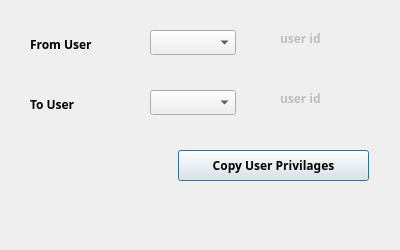
<?xml version="1.0" encoding="UTF-8"?>
<ui version="4.0">
 <class>user</class>
 <widget class="QDialog" name="user">
  <property name="geometry">
   <rect>
    <x>0</x>
    <y>0</y>
    <width>400</width>
    <height>250</height>
   </rect>
  </property>
  <property name="minimumSize">
   <size>
    <width>400</width>
    <height>250</height>
   </size>
  </property>
  <property name="maximumSize">
   <size>
    <width>400</width>
    <height>250</height>
   </size>
  </property>
  <property name="windowTitle">
   <string>user</string>
  </property>
  <widget class="QLabel" name="label_8">
   <property name="geometry">
    <rect>
     <x>30</x>
     <y>30</y>
     <width>99</width>
     <height>29</height>
    </rect>
   </property>
   <property name="font">
    <font>
     <family>29LT Bukra Regular</family>
     <pointsize>9</pointsize>
     <weight>75</weight>
     <bold>true</bold>
    </font>
   </property>
   <property name="text">
    <string>From User</string>
   </property>
  </widget>
  <widget class="QComboBox" name="CMB_userName">
   <property name="geometry">
    <rect>
     <x>150</x>
     <y>30</y>
     <width>86</width>
     <height>25</height>
    </rect>
   </property>
   <property name="font">
    <font>
     <family>29LT Bukra Regular</family>
     <pointsize>9</pointsize>
     <weight>75</weight>
     <bold>true</bold>
    </font>
   </property>
  </widget>
  <widget class="QComboBox" name="CMB_userName1">
   <property name="geometry">
    <rect>
     <x>150</x>
     <y>90</y>
     <width>86</width>
     <height>25</height>
    </rect>
   </property>
   <property name="font">
    <font>
     <family>29LT Bukra Regular</family>
     <pointsize>9</pointsize>
     <weight>75</weight>
     <bold>true</bold>
    </font>
   </property>
  </widget>
  <widget class="QLabel" name="label_9">
   <property name="geometry">
    <rect>
     <x>30</x>
     <y>90</y>
     <width>99</width>
     <height>29</height>
    </rect>
   </property>
   <property name="font">
    <font>
     <family>29LT Bukra Regular</family>
     <pointsize>9</pointsize>
     <weight>75</weight>
     <bold>true</bold>
    </font>
   </property>
   <property name="text">
    <string>To User</string>
   </property>
  </widget>
  <widget class="QPushButton" name="BTN_copyUser">
   <property name="geometry">
    <rect>
     <x>178</x>
     <y>150</y>
     <width>191</width>
     <height>31</height>
    </rect>
   </property>
   <property name="font">
    <font>
     <family>29LT Bukra Regular</family>
     <pointsize>9</pointsize>
     <weight>75</weight>
     <bold>true</bold>
    </font>
   </property>
   <property name="text">
    <string>Copy User Privilages</string>
   </property>
  </widget>
  <widget class="QLabel" name="LB_userID">
   <property name="enabled">
    <bool>false</bool>
   </property>
   <property name="geometry">
    <rect>
     <x>280</x>
     <y>30</y>
     <width>151</width>
     <height>17</height>
    </rect>
   </property>
   <property name="font">
    <font>
     <family>29LT Bukra Regular</family>
     <pointsize>9</pointsize>
     <weight>75</weight>
     <bold>true</bold>
    </font>
   </property>
   <property name="frameShape">
    <enum>QFrame::NoFrame</enum>
   </property>
   <property name="text">
    <string>user id</string>
   </property>
  </widget>
  <widget class="QLabel" name="LB_userID2">
   <property name="enabled">
    <bool>false</bool>
   </property>
   <property name="geometry">
    <rect>
     <x>280</x>
     <y>90</y>
     <width>151</width>
     <height>17</height>
    </rect>
   </property>
   <property name="font">
    <font>
     <family>29LT Bukra Regular</family>
     <pointsize>9</pointsize>
     <weight>75</weight>
     <bold>true</bold>
    </font>
   </property>
   <property name="frameShape">
    <enum>QFrame::NoFrame</enum>
   </property>
   <property name="text">
    <string>user id</string>
   </property>
  </widget>
 </widget>
 <resources/>
 <connections/>
</ui>
